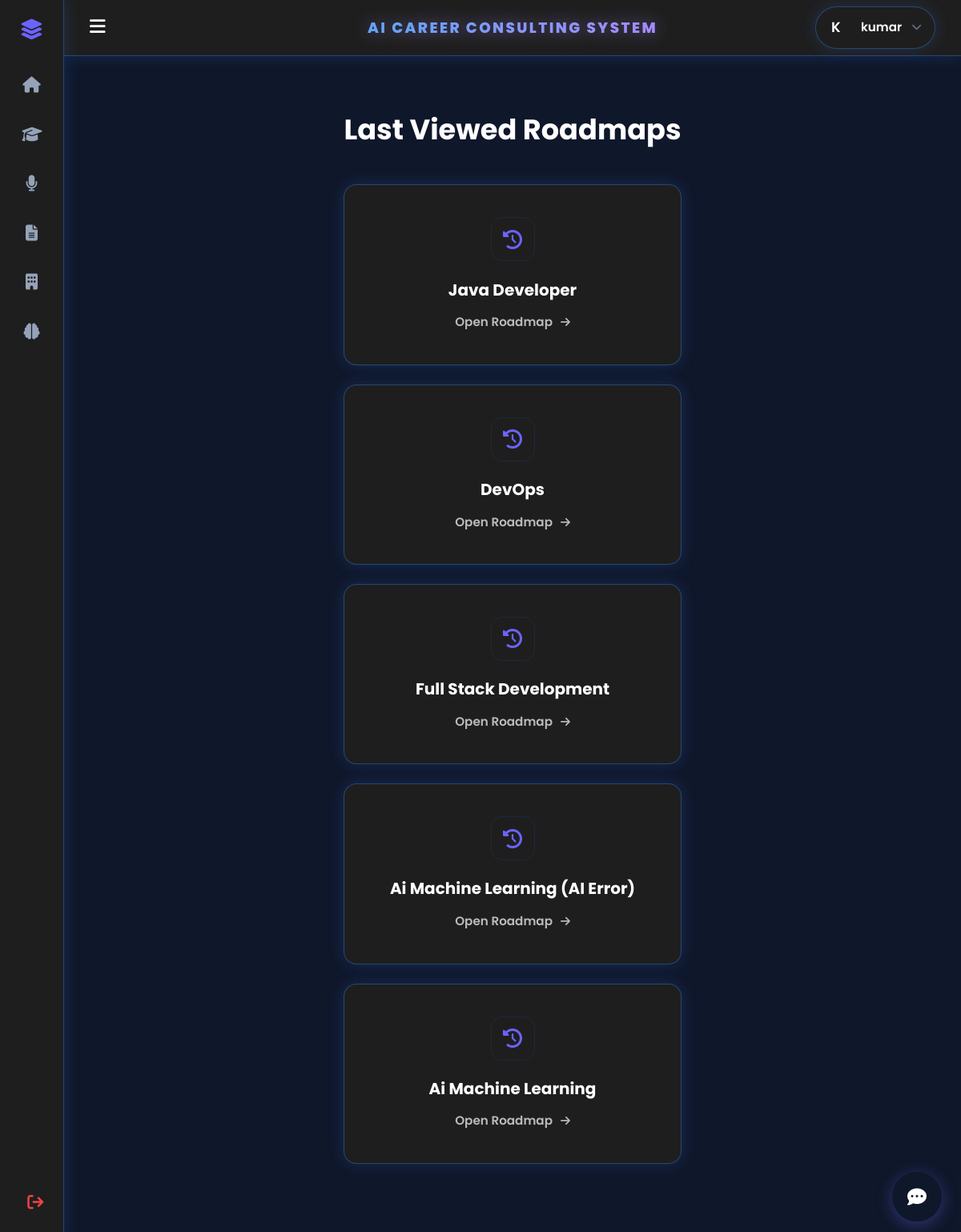
The app's page /history (signed in) with its own data.
### tables this page shows
CREATE TABLE history (
            id INTEGER PRIMARY KEY AUTOINCREMENT,
            username TEXT NOT NULL,
            skill TEXT NOT NULL,
            viewed_time DATETIME DEFAULT CURRENT_TIMESTAMP
        );

### app.py (the view)
@app.route('/history')
def history():
    is_guest = session.get('guest', False)
    if 'user_id' not in session:
        return redirect(url_for('login'))
    conn = get_db_connection()
    try:
        history_db = conn.execute('SELECT skill FROM history WHERE username = ? ORDER BY viewed_time DESC, id DESC', (session['name'],)).fetchall()
    finally:
        conn.close()
    unique_history = []
    for row in history_db:
        if row['skill'] not in unique_history:
            unique_history.append(row['skill'])
        if len(unique_history) == 5:
            break
    return render_template('history.html', is_guest=False, history=unique_history)

### app.py (called while the page is built)
@app.after_request
def add_header(response):
    response.headers['Cache-Control'] = 'no-store, no-cache, must-revalidate, post-check=0, pre-check=0, max-age=0'
    response.headers['Pragma'] = 'no-cache'
    response.headers['Expires'] = '-1'
    return response

def get_db_connection():
    conn = sqlite3.connect(DATABASE, timeout=20)
    conn.row_factory = sqlite3.Row
    return conn

### templates/history.html (shortened to what this page needs)
{% extends "base.html" %}
{% block content %}
<div class="history-container" style="max-width: 900px; margin: 0 auto; padding-top: 1rem;">
    <h2 style="font-size: 2.2rem; margin-bottom: 2.5rem; color: var(--text-primary); text-align: center; font-family: 'Poppins', sans-serif; font-weight: 700;">Last Viewed Roadmaps</h2>
    <div id="history-content" class="grid-layout-system" style="grid-template-columns: repeat(auto-fill, minmax(280px, 1fr)); gap: 1.5rem;">
        {% if not is_guest %}
            {% if history and history|length > 0 %}
                {% for item in history[:5] %}
                <a href="{{ url_for('roadmap', skill=item) }}" class="grid-card-modern history-card" style="text-decoration: none; align-items: center; padding: 2.5rem 1.5rem; text-align: center; display: flex; flex-direction: column;">
                    <div class="card-icon-wrapper" style="width: 55px; height: 55px; border-radius: 14px; font-size: 1.5rem; margin-bottom: 1.2rem; background: rgba(108, 99, 255, 0.08); color: var(--primary-color); box-shadow: none; display: flex; justify-content: center; align-items: center; transition: all 0.3s ease;">
                        <i class="fa-solid fa-clock-rotate-left"></i>
                    </div>
                    <h4 style="font-size: 1.25rem; color: var(--text-primary); margin-bottom: 0.8rem; font-weight: 700;">{{ item }}</h4>
                    <span style="color: var(--primary-color); font-size: 0.95rem; font-weight: 600; margin-top: auto;">Open Roadmap <i class="fa-solid fa-arrow-right" style="font-size: 0.85rem; margin-left: 0.4rem;"></i></span>
                </a>
                {% endfor %}
            {% endif %}
        {% endif %}
    </div>
</div>
    <link rel="stylesheet" href="{{ url_for('static', filename='css/history.css') }}">
{% endblock %}

### static/css/base.css (style rules this page uses)
:root { --bg-dark: #0f172a; --card-dark: rgba(30, 41, 59, 0.7); --border-dark: rgba(255, 255, 255, 0.08); --text-dark: #f1f5f9; }
body.dark-mode { background-color: var(--bg-dark) !important; color: var(--text-dark); }

### templates/base.html (style rules this page uses)
html { scrollbar-width: none !important; -ms-overflow-style: none !important; }

### records on screen
history: skill "Java Developer"
history: skill "DevOps"
history: skill "Full Stack Development"
history: skill "Ai Machine Learning (AI Error)"
history: skill "Ai Machine Learning"

### other values on screen
{{ display_name[0]|upper }} "K"
{{ display_name }} "kumar"
